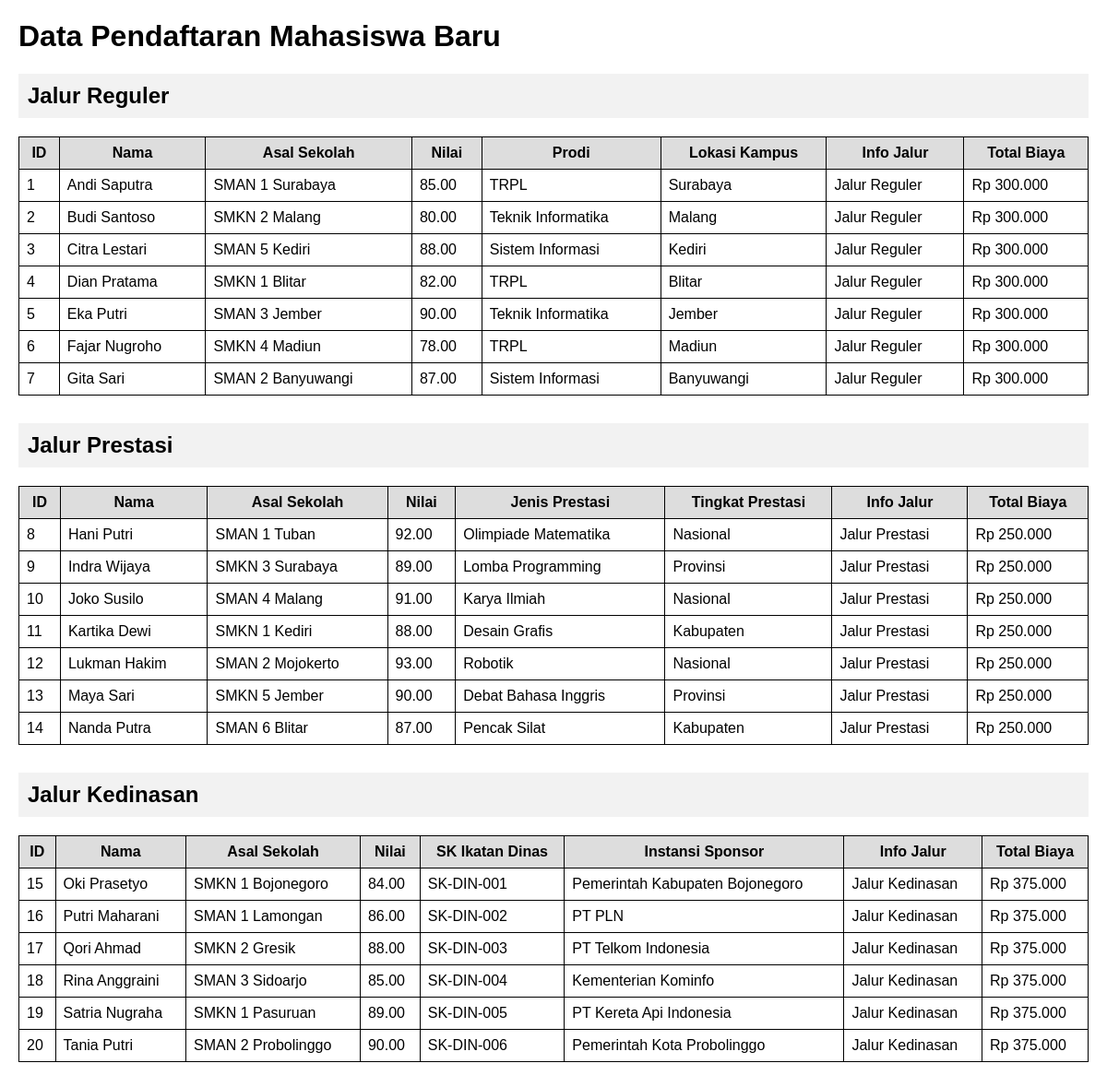
The page / on the database its author committed.
### tables this page shows
CREATE TABLE `tabel_pendaftaran` (
  `id_pendaftaran` int NOT NULL,
  `nama_calon` varchar(100) NOT NULL,
  `asal_sekolah` varchar(100) NOT NULL,
  `nilai_ujian` decimal(5,2) NOT NULL,
  `biaya_pendaftaran_dasar` decimal(10,2) NOT NULL,
  `jalur_pendaftaran` enum('Reguler','Prestasi','Kedinasan') NOT NULL,
  `pilihan_prodi` varchar(100) DEFAULT NULL,
  `lokasi_kampus` varchar(100) DEFAULT NULL,
  `jenis_prestasi` varchar(100) DEFAULT NULL,
  `tingkat_prestasi` varchar(50) DEFAULT NULL,
  `sk_ikatan_dinas` varchar(100) DEFAULT NULL,
  `instansi_sponsor` varchar(100) DEFAULT NULL
);

### classes/PendaftaranReguler.php (called while the page is built, shortened)
<?php
require_once "Pendaftaran.php";
class PendaftaranReguler extends Pendaftaran
{
    public function hitungTotalBiaya()
    {
        return $this->biayaPendaftaranDasar;
    }
    public function tampilkanInfoJalur()
    {
        return "Jalur Reguler";
    }
    public static function getDataReguler($conn)
    {
        $sql = "SELECT * FROM tabel_pendaftaran
                WHERE jalur_pendaftaran='Reguler'";
        return mysqli_query($conn, $sql);
    }
}
?>

### classes/Pendaftaran.php (called while the page is built, shortened)
<?php
abstract class Pendaftaran
{
    public function __construct(
        $id_pendaftaran,
        $nama_calon,
        $asal_sekolah,
        $nilai_ujian,
        $biayaPendaftaranDasar
    ) {
        $this->biayaPendaftaranDasar = $biayaPendaftaranDasar;
    }
}
?>

### classes/PendaftaranPrestasi.php (called while the page is built, shortened)
<?php
require_once "Pendaftaran.php";
class PendaftaranPrestasi extends Pendaftaran
{
    public function hitungTotalBiaya()
    {
        return $this->biayaPendaftaranDasar - 50000;
    }
    public function tampilkanInfoJalur()
    {
        return "Jalur Prestasi";
    }
    public static function getDataPrestasi($conn)
    {
        $sql = "SELECT * FROM tabel_pendaftaran
                WHERE jalur_pendaftaran='Prestasi'";
        return mysqli_query($conn, $sql);
    }
}
?>

### classes/PendaftaranKedinasan.php (called while the page is built, shortened)
<?php
require_once "Pendaftaran.php";
class PendaftaranKedinasan extends Pendaftaran
{
    public function hitungTotalBiaya()
    {
        return $this->biayaPendaftaranDasar * 1.25;
    }
    public function tampilkanInfoJalur()
    {
        return "Jalur Kedinasan";
    }
    public static function getDataKedinasan($conn)
    {
        $sql = "SELECT * FROM tabel_pendaftaran
                WHERE jalur_pendaftaran='Kedinasan'";
        return mysqli_query($conn, $sql);
    }
}
?>

### index.php (the view, shortened to what this page needs)
<?php
require_once "database/koneksi.php";
require_once "classes/Pendaftaran.php";
require_once "classes/PendaftaranReguler.php";
require_once "classes/PendaftaranPrestasi.php";
require_once "classes/PendaftaranKedinasan.php";
?>
<!DOCTYPE html>
<html>
<head>
</head>
<body>
<h1>Data Pendaftaran Mahasiswa Baru</h1>
<h2>Jalur Reguler</h2>
<table>
<tr>
    <th>ID</th>
    <th>Nama</th>
    <th>Asal Sekolah</th>
    <th>Nilai</th>
    <th>Prodi</th>
    <th>Lokasi Kampus</th>
    <th>Info Jalur</th>
    <th>Total Biaya</th>
</tr>
<?php
$dataReguler = PendaftaranReguler::getDataReguler($conn);
while($row = mysqli_fetch_assoc($dataReguler))
{
    $obj = new PendaftaranReguler(
        $row['id_pendaftaran'],
        $row['nama_calon'],
        $row['asal_sekolah'],
        $row['nilai_ujian'],
        $row['biaya_pendaftaran_dasar'],
        $row['pilihan_prodi'],
        $row['lokasi_kampus']
    );
    echo "<tr>";
    echo "<td>".$row['id_pendaftaran']."</td>";
    echo "<td>".$row['nama_calon']."</td>";
    echo "<td>".$row['asal_sekolah']."</td>";
    echo "<td>".$row['nilai_ujian']."</td>";
    echo "<td>".$row['pilihan_prodi']."</td>";
    echo "<td>".$row['lokasi_kampus']."</td>";
    echo "<td>".$obj->tampilkanInfoJalur()."</td>";
    echo "<td>Rp ".number_format($obj->hitungTotalBiaya(),0,",",".")."</td>";
    echo "</tr>";
}
?>
</table>
<h2>Jalur Prestasi</h2>
<table>
<tr>
    <th>ID</th>
    <th>Nama</th>
    <th>Asal Sekolah</th>
    <th>Nilai</th>
    <th>Jenis Prestasi</th>
    <th>Tingkat Prestasi</th>
    <th>Info Jalur</th>
    <th>Total Biaya</th>
</tr>
<?php
$dataPrestasi = PendaftaranPrestasi::getDataPrestasi($conn);
while($row = mysqli_fetch_assoc($dataPrestasi))
{
    $obj = new PendaftaranPrestasi(
        $row['id_pendaftaran'],
        $row['nama_calon'],
        $row['asal_sekolah'],
        $row['nilai_ujian'],
        $row['biaya_pendaftaran_dasar'],
        $row['jenis_prestasi'],
        $row['tingkat_prestasi']
    );
    echo "<tr>";
    echo "<td>".$row['id_pendaftaran']."</td>";
    echo "<td>".$row['nama_calon']."</td>";
    echo "<td>".$row['asal_sekolah']."</td>";
    echo "<td>".$row['nilai_ujian']."</td>";
    echo "<td>".$row['jenis_prestasi']."</td>";
    echo "<td>".$row['tingkat_prestasi']."</td>";
    echo "<td>".$obj->tampilkanInfoJalur()."</td>";
    echo "<td>Rp ".number_format($obj->hitungTotalBiaya(),0,",",".")."</td>";
    echo "</tr>";
}
?>
</table>
<h2>Jalur Kedinasan</h2>
<table>
<tr>
    <th>ID</th>
    <th>Nama</th>
    <th>Asal Sekolah</th>
    <th>Nilai</th>
    <th>SK Ikatan Dinas</th>
    <th>Instansi Sponsor</th>
    <th>Info Jalur</th>
    <th>Total Biaya</th>
</tr>
<?php
$dataKedinasan = PendaftaranKedinasan::getDataKedinasan($conn);
while($row = mysqli_fetch_assoc($dataKedinasan))
{
    $obj = new PendaftaranKedinasan(
        $row['id_pendaftaran'],
        $row['nama_calon'],
        $row['asal_sekolah'],
        $row['nilai_ujian'],
        $row['biaya_pendaftaran_dasar'],
        $row['sk_ikatan_dinas'],
        $row['instansi_sponsor']
    );
    echo "<tr>";
    echo "<td>".$row['id_pendaftaran']."</td>";
    echo "<td>".$row['nama_calon']."</td>";
    echo "<td>".$row['asal_sekolah']."</td>";
    echo "<td>".$row['nilai_ujian']."</td>";
    echo "<td>".$row['sk_ikatan_dinas']."</td>";
    echo "<td>".$row['instansi_sponsor']."</td>";
    echo "<td>".$obj->tampilkanInfoJalur()."</td>";
    echo "<td>Rp ".number_format($obj->hitungTotalBiaya(),0,",",".")."</td>";
    echo "</tr>";
}
?>
</table>
</body>
</html>

### index.php (style rules this page uses)
body { font-family: Arial, sans-serif; margin:20px; }
table { width:100%; border-collapse:collapse; margin-bottom:30px; }
th, td { border:1px solid black; padding:8px; }
th { background:#ddd; }
h2 { background:#f2f2f2; padding:10px; }

### rows shown on the page
tabel_pendaftaran: id_pendaftaran "1", nama_calon "Andi Saputra", asal_sekolah "SMAN 1 Surabaya", nilai_ujian "85.00", pilihan_prodi "TRPL", lokasi_kampus "Surabaya", tampilkanInfoJalur "Jalur Reguler", biaya_pendaftaran_dasar "300.000"
tabel_pendaftaran: id_pendaftaran "2", nama_calon "Budi Santoso", asal_sekolah "SMKN 2 Malang", nilai_ujian "80.00", pilihan_prodi "Teknik Informatika", lokasi_kampus "Malang", tampilkanInfoJalur "Jalur Reguler", biaya_pendaftaran_dasar "300.000"
tabel_pendaftaran: id_pendaftaran "3", nama_calon "Citra Lestari", asal_sekolah "SMAN 5 Kediri", nilai_ujian "88.00", pilihan_prodi "Sistem Informasi", lokasi_kampus "Kediri", tampilkanInfoJalur "Jalur Reguler", biaya_pendaftaran_dasar "300.000"
tabel_pendaftaran: id_pendaftaran "4", nama_calon "Dian Pratama", asal_sekolah "SMKN 1 Blitar", nilai_ujian "82.00", pilihan_prodi "TRPL", lokasi_kampus "Blitar", tampilkanInfoJalur "Jalur Reguler", biaya_pendaftaran_dasar "300.000"
tabel_pendaftaran: id_pendaftaran "5", nama_calon "Eka Putri", asal_sekolah "SMAN 3 Jember", nilai_ujian "90.00", pilihan_prodi "Teknik Informatika", lokasi_kampus "Jember", tampilkanInfoJalur "Jalur Reguler", biaya_pendaftaran_dasar "300.000"
tabel_pendaftaran: id_pendaftaran "6", nama_calon "Fajar Nugroho", asal_sekolah "SMKN 4 Madiun", nilai_ujian "78.00", pilihan_prodi "TRPL", lokasi_kampus "Madiun", tampilkanInfoJalur "Jalur Reguler", biaya_pendaftaran_dasar "300.000"
tabel_pendaftaran: id_pendaftaran "7", nama_calon "Gita Sari", asal_sekolah "SMAN 2 Banyuwangi", nilai_ujian "87.00", pilihan_prodi "Sistem Informasi", lokasi_kampus "Banyuwangi", tampilkanInfoJalur "Jalur Reguler", biaya_pendaftaran_dasar "300.000"
tabel_pendaftaran: id_pendaftaran "8", nama_calon "Hani Putri", asal_sekolah "SMAN 1 Tuban", nilai_ujian "92.00", jenis_prestasi "Olimpiade Matematika", tingkat_prestasi "Nasional", tampilkanInfoJalur "Jalur Prestasi", biaya_pendaftaran_dasar "250.000"
tabel_pendaftaran: id_pendaftaran "9", nama_calon "Indra Wijaya", asal_sekolah "SMKN 3 Surabaya", nilai_ujian "89.00", jenis_prestasi "Lomba Programming", tingkat_prestasi "Provinsi", tampilkanInfoJalur "Jalur Prestasi", biaya_pendaftaran_dasar "250.000"
tabel_pendaftaran: id_pendaftaran "10", nama_calon "Joko Susilo", asal_sekolah "SMAN 4 Malang", nilai_ujian "91.00", jenis_prestasi "Karya Ilmiah", tingkat_prestasi "Nasional", tampilkanInfoJalur "Jalur Prestasi", biaya_pendaftaran_dasar "250.000"
tabel_pendaftaran: id_pendaftaran "11", nama_calon "Kartika Dewi", asal_sekolah "SMKN 1 Kediri", nilai_ujian "88.00", jenis_prestasi "Desain Grafis", tingkat_prestasi "Kabupaten", tampilkanInfoJalur "Jalur Prestasi", biaya_pendaftaran_dasar "250.000"
tabel_pendaftaran: id_pendaftaran "12", nama_calon "Lukman Hakim", asal_sekolah "SMAN 2 Mojokerto", nilai_ujian "93.00", jenis_prestasi "Robotik", tingkat_prestasi "Nasional", tampilkanInfoJalur "Jalur Prestasi", biaya_pendaftaran_dasar "250.000"
tabel_pendaftaran: id_pendaftaran "13", nama_calon "Maya Sari", asal_sekolah "SMKN 5 Jember", nilai_ujian "90.00", jenis_prestasi "Debat Bahasa Inggris", tingkat_prestasi "Provinsi", tampilkanInfoJalur "Jalur Prestasi", biaya_pendaftaran_dasar "250.000"
tabel_pendaftaran: id_pendaftaran "14", nama_calon "Nanda Putra", asal_sekolah "SMAN 6 Blitar", nilai_ujian "87.00", jenis_prestasi "Pencak Silat", tingkat_prestasi "Kabupaten", tampilkanInfoJalur "Jalur Prestasi", biaya_pendaftaran_dasar "250.000"
tabel_pendaftaran: id_pendaftaran "15", nama_calon "Oki Prasetyo", asal_sekolah "SMKN 1 Bojonegoro", nilai_ujian "84.00", sk_ikatan_dinas "SK-DIN-001", instansi_sponsor "Pemerintah Kabupaten Bojonegoro", tampilkanInfoJalur "Jalur Kedinasan", biaya_pendaftaran_dasar "375.000"
tabel_pendaftaran: id_pendaftaran "16", nama_calon "Putri Maharani", asal_sekolah "SMAN 1 Lamongan", nilai_ujian "86.00", sk_ikatan_dinas "SK-DIN-002", instansi_sponsor "PT PLN", tampilkanInfoJalur "Jalur Kedinasan", biaya_pendaftaran_dasar "375.000"
tabel_pendaftaran: id_pendaftaran "17", nama_calon "Qori Ahmad", asal_sekolah "SMKN 2 Gresik", nilai_ujian "88.00", sk_ikatan_dinas "SK-DIN-003", instansi_sponsor "PT Telkom Indonesia", tampilkanInfoJalur "Jalur Kedinasan", biaya_pendaftaran_dasar "375.000"
tabel_pendaftaran: id_pendaftaran "18", nama_calon "Rina Anggraini", asal_sekolah "SMAN 3 Sidoarjo", nilai_ujian "85.00", sk_ikatan_dinas "SK-DIN-004", instansi_sponsor "Kementerian Kominfo", tampilkanInfoJalur "Jalur Kedinasan", biaya_pendaftaran_dasar "375.000"
tabel_pendaftaran: id_pendaftaran "19", nama_calon "Satria Nugraha", asal_sekolah "SMKN 1 Pasuruan", nilai_ujian "89.00", sk_ikatan_dinas "SK-DIN-005", instansi_sponsor "PT Kereta Api Indonesia", tampilkanInfoJalur "Jalur Kedinasan", biaya_pendaftaran_dasar "375.000"
tabel_pendaftaran: id_pendaftaran "20", nama_calon "Tania Putri", asal_sekolah "SMAN 2 Probolinggo", nilai_ujian "90.00", sk_ikatan_dinas "SK-DIN-006", instansi_sponsor "Pemerintah Kota Probolinggo", tampilkanInfoJalur "Jalur Kedinasan", biaya_pendaftaran_dasar "375.000"
